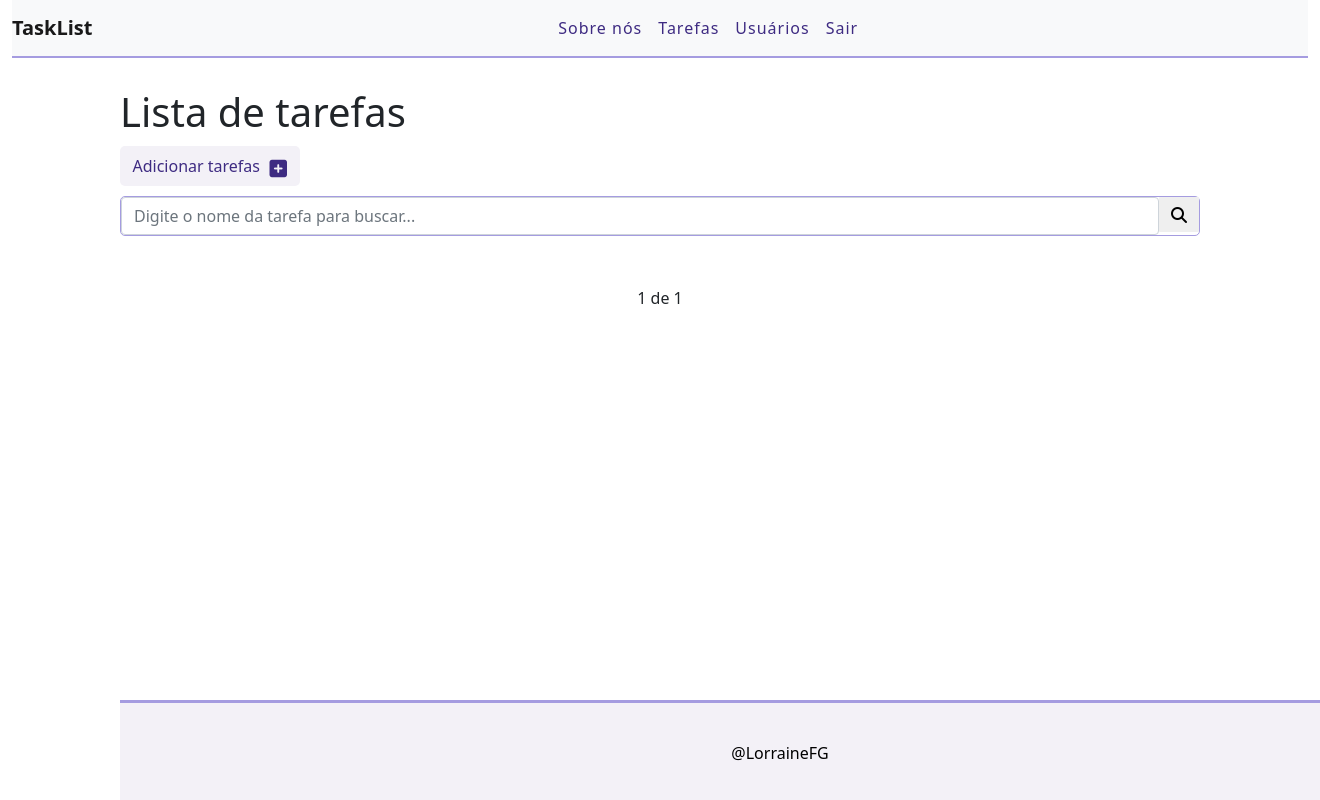
The page / (signed in) on the database as committed earlier.
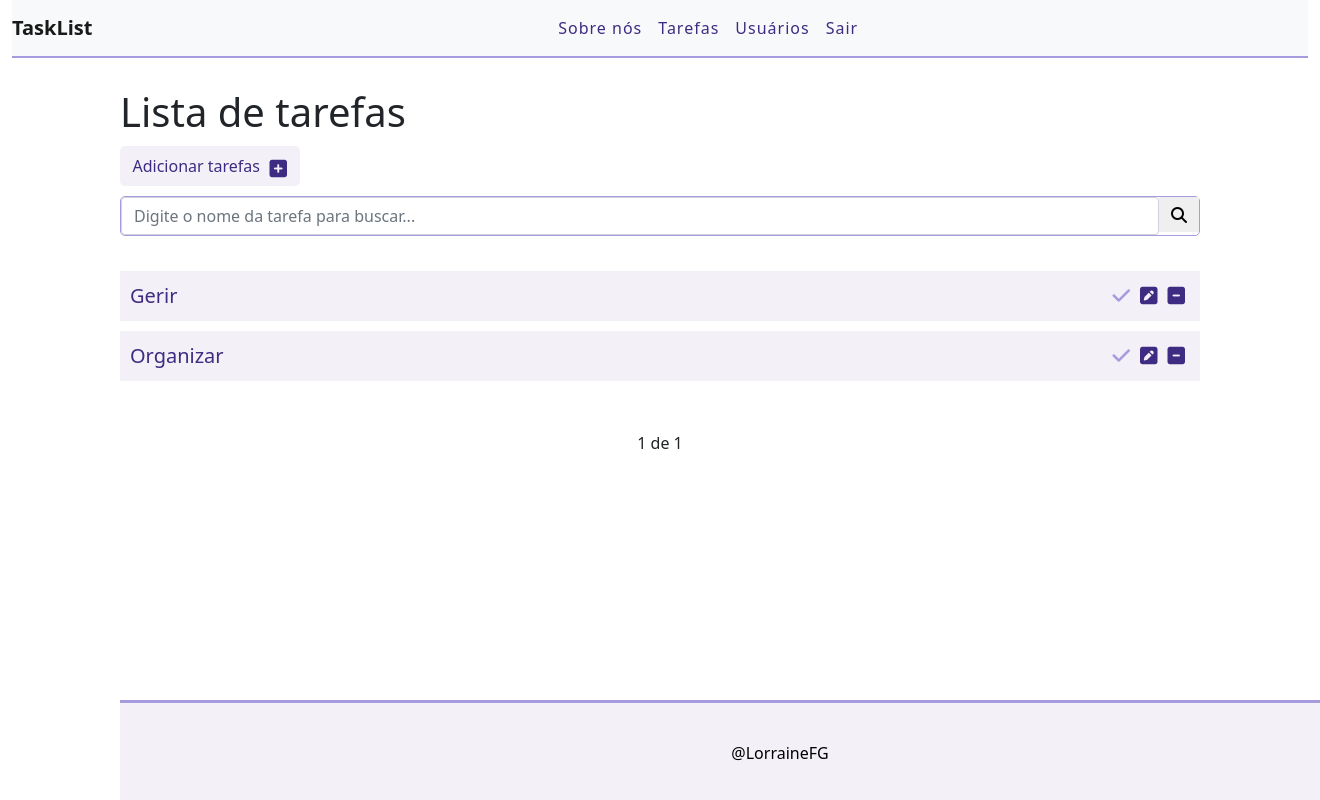
The same page on the database as committed later.
### task/models.py (models this page shows, shortened)
class Task(models.Model):
    STATUS = (
        ('Doing', 'Doing'),
        ('Done', 'Done'),
    )
    title = models.CharField(max_length=255)
    description = models.TextField()
    done = models.CharField(max_length=5, choices=STATUS)
    user = models.ForeignKey(get_user_model(), on_delete=models.CASCADE)
    created_al = models.DateTimeField(auto_now_add=True)
    Uptade_al = models.DateTimeField(auto_now = True)

### task/views.py (the view)
# urls.py: path('', views.taskList, name = 'task-list'),
@login_required
def taskList(request):
  search = request.GET.get('search')
  if search:
    tasks = Task.objects.filter(title__icontains=search, user=request.user)
  else:
    tasks_list = Task.objects.all().order_by('-created_al').filter(user=request.user)
    paginator = Paginator(tasks_list, 5)
    page = request.GET.get('page')
    tasks = paginator.get_page(page)
  return render(request, 'task/list.html', {'tasks': tasks})

### task/templates/task/list.html (shortened to what this page needs)
{% extends 'base.html' %}
{% block content%}
<div class= "offset-1 col-10 list-div">
  <h1> Lista de tarefas </h1>
  <div class="search-add">
      <div class ="col-2 add-div">
        <a id="add-link"  href="newtask/">
        <i class="fa-solid fa-square-plus"></i></i>  Adicionar tarefas
      </a>
  </div>
 <div class="col-xs-6 input-group">
    <form method='GET' id="search-form">
      <input type="text" class="form-control"  id="search" name="search" placeholder="Digite o nome da tarefa para buscar..." value="{{request.GET.search}}">
      <span class="input-group-addon"><button class="fa fa-search"></button></span>
    </form>
  </div>
  <ul class="task-list">
    {% for task in tasks %}
    {% if task.done == 'doing' %}
      <li class="task-item">
    {% else %}
      <li class="task-item-done">
    {% endif %}
      <span> <a href="task/{{task.id}}"> {{task.title}} </a></span>
      <a href="delete/{{task.id}}" class="delete-btn"><span> <i class="fa-solid fa-square-minus"></i></span></a>
      <a href="edit/{{task.id}}"><span> <i class="fa-solid fa-square-pen"></i></span></a>
      <a href="changestatus/{{task.id}}"><span> <i class="fa-solid fa-check"></i></span></a>
        </li>
    {% endfor %}
</div>
<div class="pagination">
  <span class='step-links'>
    {%if tasks.paginator.num_pages%}
      <span class='current'>
        {{tasks.number}} de {{ tasks.paginator.num_pages }}
      </span>
    {% endif %}
</div>
{% endblock %}

Rows that differ between the two databases and show on the page:
added Task: title "Gerir"
added Task: title "Organizar"
